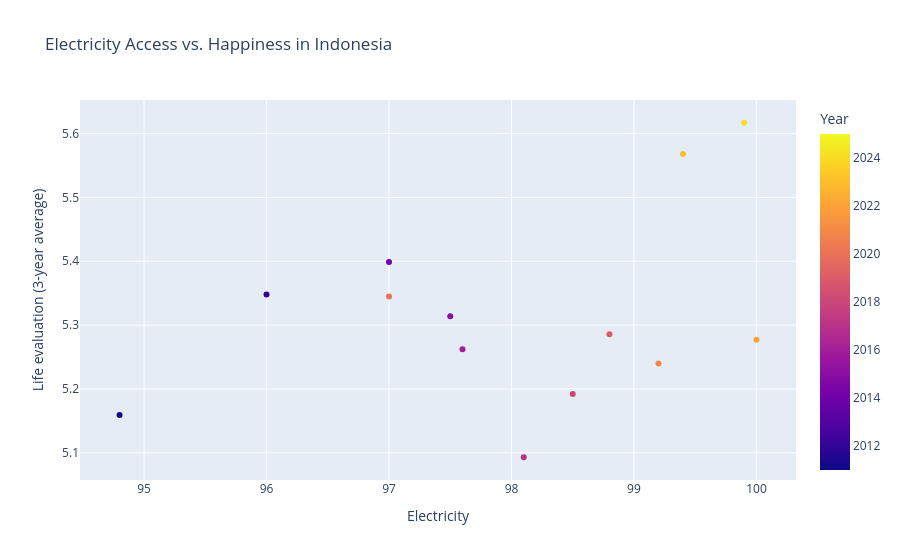

The cell this chart's notebook holds for it:
### Code cell
# Draw graph
import plotly.express as px

fig = px.scatter(
    indonesia,
    x="Electricity",
    y="Life evaluation (3-year average)",
    color="Year",
    title="Electricity Access vs. Happiness in Indonesia",
)

fig.show()

### Figure 1 — Plotly figure (JSON) as saved in the notebook; plotly's stock layout.template omitted (floating-point values rounded to 4 significant figures)
{"data": [{"hovertemplate": "Electricity=%{x}<br>Life evaluation (3-year average)=%{y}<br>Year=%{marker.color}<extra></extra>", "legendgroup": "", "marker": {"color": [2011, 2012, 2014, 2015, 2016, 2017, 2018, 2019, 2020, 2021, 2022, 2023, 2024, 2025], "coloraxis": "coloraxis", "symbol": "circle"}, "mode": "markers", "name": "", "orientation": "v", "showlegend": false, "type": "scatter", "x": [94.8, 96.0, 97.0, 97.5, 97.6, 98.1, 98.5, 98.8, 97.0, 99.2, 100.0, 99.4, 99.9, NaN], "xaxis": "x", "y": [5.159, 5.348, 5.399, 5.314, 5.262, 5.093, 5.192, 5.286, 5.345, 5.24, 5.277, 5.568, 5.617, 5.617], "yaxis": "y"}], "layout": {"coloraxis": {"colorbar": {"title": {"text": "Year"}}, "colorscale": [[0, "#0d0887"], [0.1111, "#46039f"], [0.2222, "#7201a8"], [0.3333, "#9c179e"], [0.4444, "#bd3786"], [0.5556, "#d8576b"], [0.6667, "#ed7953"], [0.7778, "#fb9f3a"], [0.8889, "#fdca26"], [1, "#f0f921"]]}, "legend": {"tracegroupgap": 0}, "title": {"text": "Electricity Access vs. Happiness in Indonesia"}, "xaxis": {"anchor": "y", "domain": [0, 1], "title": {"text": "Electricity"}}, "yaxis": {"anchor": "x", "domain": [0, 1], "title": {"text": "Life evaluation (3-year average)"}}}}
